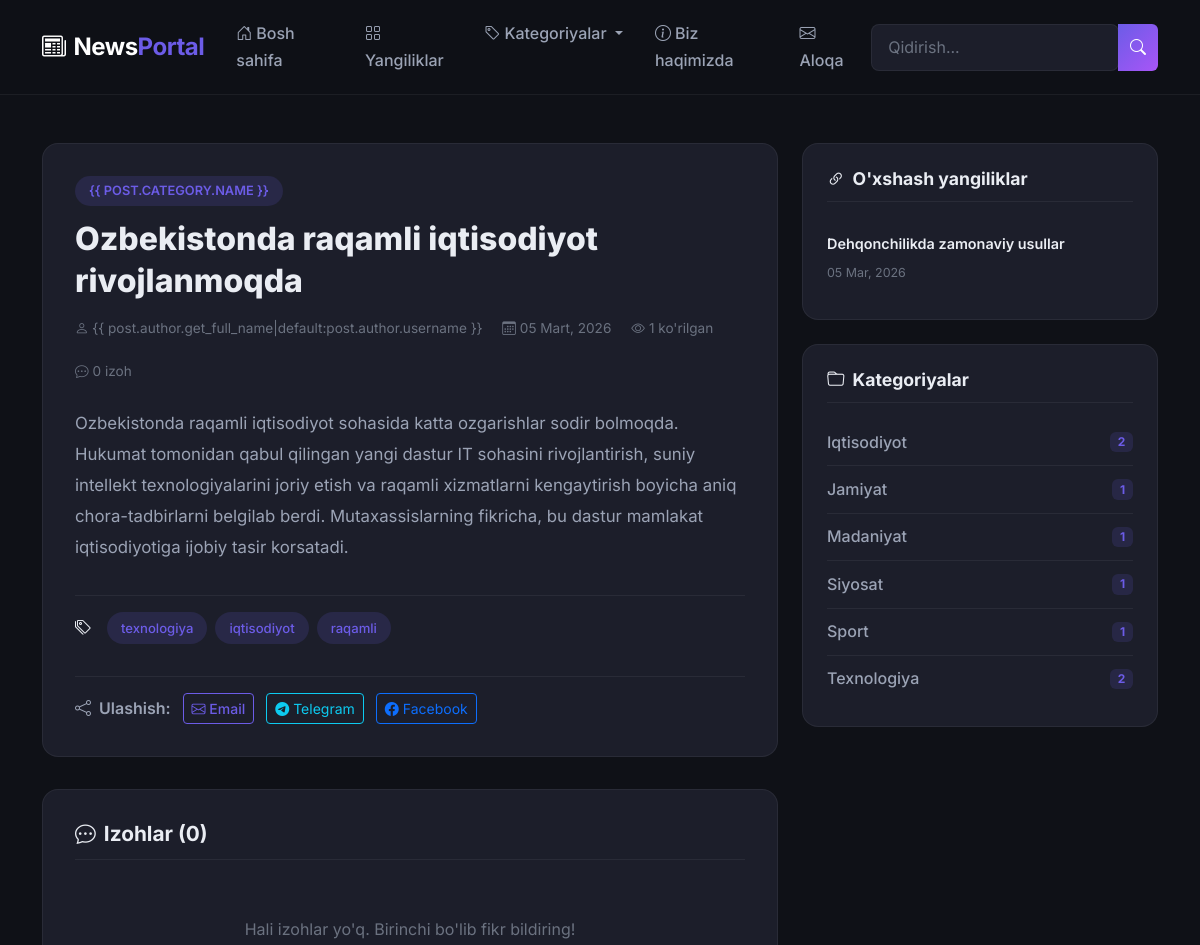
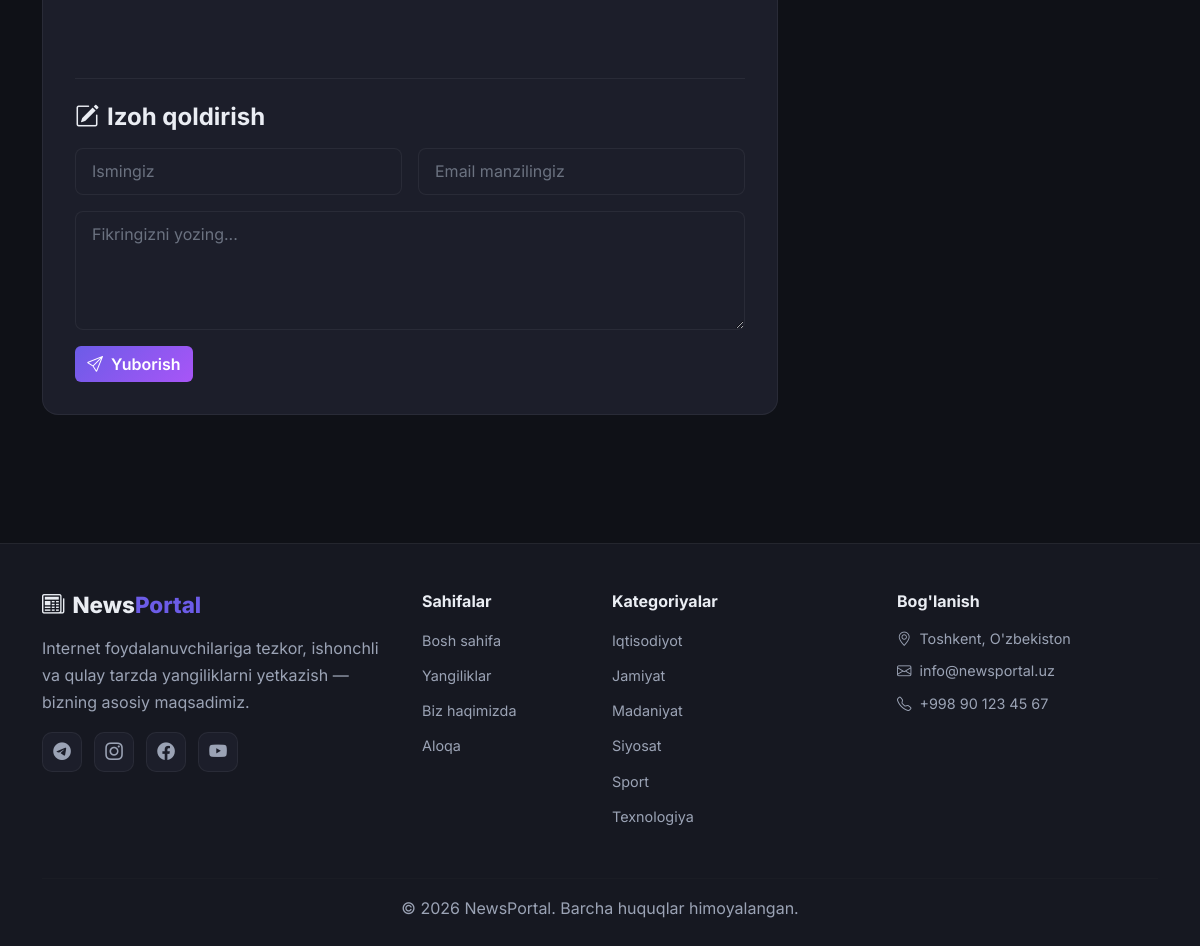
Screenshot of /yangilik/raqamli-iqtisodiyot/ with the database file from the repository (2 pictures, top to bottom).
### news/models.py (models this page shows, shortened)
class Post(models.Model):
    STATUS_CHOICES = (
        ('draft', 'Qoralama'),
        ('published', 'Nashr qilingan'),
    )
    title = models.CharField(max_length=300)
    slug = models.SlugField(max_length=300, unique_for_date='publish')
    body = models.TextField()
    image = models.ImageField(upload_to='posts/%Y/%m/%d/', blank=True, null=True)
    author = models.ForeignKey(User, on_delete=models.CASCADE, related_name='news_posts')
    category = models.ForeignKey(Category, on_delete=models.SET_NULL, null=True, blank=True, related_name='posts')
    tags = models.CharField(max_length=500, blank=True, help_text="Vergul bilan ajrating: sport, texnologiya, ilm-fan")
    status = models.CharField(max_length=10, choices=STATUS_CHOICES, default='draft')
    publish = models.DateTimeField(default=timezone.now)
    created = models.DateTimeField(auto_now_add=True)
    updated = models.DateTimeField(auto_now=True)
    views_count = models.PositiveIntegerField(default=0)
    class Meta:
        ordering = ['-publish']
    def get_absolute_url(self):
        return reverse('news:post_detail', args=[self.slug])
    def get_tags_list(self):
        if self.tags:
            return [tag.strip() for tag in self.tags.split(',') if tag.strip()]
        return []

class Category(models.Model):
    name = models.CharField(max_length=200)
    slug = models.SlugField(max_length=200, unique=True)
    class Meta:
        ordering = ['name']
        verbose_name_plural = 'categories'
    def get_absolute_url(self):
        return reverse('news:category', args=[self.slug])

### news/views.py (the view)
# urls.py: path('yangilik/<slug:slug>/', views.post_detail, name='post_detail'),
def post_detail(request, slug):
    post = get_object_or_404(Post, slug=slug, status='published')
    ip = get_client_ip(request)
    _, created = PostView.objects.get_or_create(post=post, ip_address=ip)
    if created:
        Post.objects.filter(pk=post.pk).update(views_count=F('views_count') + 1)
    post.refresh_from_db(fields=['views_count'])
    comments = post.comments.filter(active=True)
    commented = request.GET.get('commented') == '1'
    if request.method == 'POST':
        comment_form = CommentForm(data=request.POST)
        if comment_form.is_valid():
            new_comment = comment_form.save(commit=False)
            new_comment.post = post
            new_comment.save()
            return redirect(post.get_absolute_url() + '?commented=1#comments')
    else:
        comment_form = CommentForm()
    similar_posts = Post.objects.filter(
        status='published', category=post.category
    ).exclude(id=post.id)[:4] if post.category else Post.objects.none()
    return render(request, 'news/post_detail.html', {
        'post': post,
        'comments': comments,
        'commented': commented,
        'comment_form': comment_form,
        'similar_posts': similar_posts,
    })

### news/forms.py
class CommentForm(forms.ModelForm):
    class Meta:
        model = Comment
        fields = ['name', 'email', 'body']
        widgets = {
            'name': forms.TextInput(attrs={
                'class': 'form-control',
                'placeholder': 'Ismingiz',
            }),
            'email': forms.EmailInput(attrs={
                'class': 'form-control',
                'placeholder': 'Email manzilingiz',
            }),
            'body': forms.Textarea(attrs={
                'class': 'form-control',
                'placeholder': 'Fikringizni yozing...',
                'rows': 4,
            }),
        }

### news/context_processors.py (called while the page is built)
def categories_processor(request):
    return {
        'all_categories': Category.objects.all(),
    }

### news/views.py (called while the page is built)
def get_client_ip(request):
    x_forwarded_for = request.META.get('HTTP_X_FORWARDED_FOR')
    if x_forwarded_for:
        ip = x_forwarded_for.split(',')[0].strip()
    else:
        ip = request.META.get('REMOTE_ADDR')
    return ip

### news/templates/news/post_detail.html (shortened to what this page needs)
{% extends "news/base.html" %}
{% block content %}
<section class="py-5">
    <div class="container">
        <div class="row">
            <div class="col-lg-8">
                <article class="article-detail">
                    <div class="article-header">
                        {% if post.category %}
                        <a href="{{ post.category.get_absolute_url }}" class="article-category">{{ post.category.name
                            }}</a>
                        {% endif %}
                        <h1 class="article-title">{{ post.title }}</h1>
                        <div class="article-meta">
                            <span><i class="bi bi-person me-1"></i>{{
                                post.author.get_full_name|default:post.author.username }}</span>
                            <span><i class="bi bi-calendar3 me-1"></i>{{ post.publish|date:"d F, Y" }}</span>
                            <span><i class="bi bi-eye me-1"></i>{{ post.views_count }} ko'rilgan</span>
                            <span><i class="bi bi-chat-dots me-1"></i>{{ comments.count }} izoh</span>
                        </div>
                    </div>
                    <div class="article-body">
                        {{ post.body|linebreaks }}
                    </div>
                    {% if post.get_tags_list %}
                    <div class="article-tags">
                        <i class="bi bi-tags me-2"></i>
                        {% for tag in post.get_tags_list %}
                        <a href="{% url 'news:tag_posts' tag %}" class="tag-link">{{ tag }}</a>
                        {% endfor %}
                    </div>
                    {% endif %}
                    <div class="article-share">
                        <span class="share-label"><i class="bi bi-share me-2"></i>Ulashish:</span>
                        <a href="{% url 'news:post_share' post.slug %}" class="btn btn-sm btn-outline-accent"
                            title="Email orqali ulashish">
                            <i class="bi bi-envelope"></i> Email
                        </a>
                        <a href="https://t.me/share/url?url={{ request.build_absolute_uri }}" target="_blank"
                            class="btn btn-sm btn-outline-info">
                            <i class="bi bi-telegram"></i> Telegram
                        </a>
                        <a href="https://www.facebook.com/sharer/sharer.php?u={{ request.build_absolute_uri }}"
                            target="_blank" class="btn btn-sm btn-outline-primary">
                            <i class="bi bi-facebook"></i> Facebook
                        </a>
                    </div>
                </article>
                <div class="comments-section" id="comments">
                    <h3 class="section-title"><i class="bi bi-chat-dots me-2"></i>Izohlar ({{ comments.count }})</h3>
                    {% for comment in comments %}
                    <div class="comment-item">
                        <div class="comment-header">
                            <div class="comment-avatar">{{ comment.name|first|upper }}</div>
                            <div>
                                <strong>{{ comment.name }}</strong>
                                <small class="text-muted ms-2">{{ comment.created|date:"d M, Y H:i" }}</small>
                            </div>
                        </div>
                        <div class="comment-body">{{ comment.body|linebreaks }}</div>
                    </div>
                    {% empty %}
                    <div class="empty-state-sm">
                        <p>Hali izohlar yo'q. Birinchi bo'lib fikr bildiring!</p>
                    </div>
                    {% endfor %}
                    <div class="comment-form-wrapper">
                        <h4><i class="bi bi-pencil-square me-2"></i>Izoh qoldirish</h4>
                        <form method="post" action="{{ post.get_absolute_url }}#comments">
                            <div class="row g-3">
                                <div class="col-md-6">
                                    {{ comment_form.name }}
                                </div>
                                <div class="col-md-6">
                                    {{ comment_form.email }}
                                </div>
                                <div class="col-12">
                                    {{ comment_form.body }}
                                </div>
                                <div class="col-12">
                                    <button type="submit" class="btn btn-accent">
                                        <i class="bi bi-send me-2"></i>Yuborish
                                    </button>
                                </div>
                            </div>
                        </form>
                    </div>
                </div>
            </div>
            <div class="col-lg-4">
                <aside class="sidebar">
                    {% if similar_posts %}
                    <div class="sidebar-widget">
                        <h4 class="widget-title"><i class="bi bi-link-45deg me-2"></i>O'xshash yangiliklar</h4>
                        {% for spost in similar_posts %}
                        <div class="sidebar-post">
                            <div>
                                <a href="{{ spost.get_absolute_url }}">{{ spost.title }}</a>
                                <small>{{ spost.publish|date:"d M, Y" }}</small>
                            </div>
                        </div>
                        {% endfor %}
                    </div>
                    {% endif %}
                    <div class="sidebar-widget">
                        <h4 class="widget-title"><i class="bi bi-folder me-2"></i>Kategoriyalar</h4>
                        <ul class="category-list">
                            {% for cat in all_categories %}
                            <li>
                                <a href="{{ cat.get_absolute_url }}">{{ cat.name }}</a>
                                <span class="badge bg-accent-subtle">{{ cat.posts.count }}</span>
                            </li>
                            {% endfor %}
                        </ul>
                    </div>
                </aside>
            </div>
        </div>
    </div>
</section>
{% endblock %}

### news/templates/news/base.html (shortened to what this page needs)
{% load static %}
<!DOCTYPE html>
<html lang="uz">
<head>
    <link href="https://cdn.jsdelivr.net/npm/bootstrap@5.3.3/dist/css/bootstrap.min.css" rel="stylesheet">
    <link href="https://cdn.jsdelivr.net/npm/bootstrap-icons@1.11.3/font/bootstrap-icons.css" rel="stylesheet">
    <link rel="stylesheet" href="{% static 'news/css/style.css' %}">
</head>
<body>
    <nav class="navbar navbar-expand-lg navbar-dark sticky-top" id="main-navbar">
        <div class="container">
            <a class="navbar-brand fw-bold" href="{% url 'news:home' %}">
                <i class="bi bi-newspaper me-2"></i>News<span class="text-accent">Portal</span>
            </a>
            <div class="collapse navbar-collapse" id="navbarNav">
                <ul class="navbar-nav me-auto">
                    <li class="nav-item">
                        <a class="nav-link" href="{% url 'news:home' %}"><i class="bi bi-house-door me-1"></i>Bosh sahifa</a>
                    </li>
                    <li class="nav-item">
                        <a class="nav-link" href="{% url 'news:post_list' %}"><i class="bi bi-grid me-1"></i>Yangiliklar</a>
                    </li>
                    <li class="nav-item dropdown">
                        <a class="nav-link dropdown-toggle" href="#" role="button" data-bs-toggle="dropdown">
                            <i class="bi bi-tag me-1"></i>Kategoriyalar
                        </a>
                    </li>
                    <li class="nav-item">
                        <a class="nav-link" href="{% url 'news:about' %}"><i class="bi bi-info-circle me-1"></i>Biz haqimizda</a>
                    </li>
                    <li class="nav-item">
                        <a class="nav-link" href="{% url 'news:contact' %}"><i class="bi bi-envelope me-1"></i>Aloqa</a>
                    </li>
                </ul>
                <form class="d-flex" action="{% url 'news:post_search' %}" method="get" id="search-form">
                    <div class="input-group">
                        <input class="form-control search-input" type="search" name="query" placeholder="Qidirish..." aria-label="Qidirish">
                        <button class="btn btn-accent" type="submit"><i class="bi bi-search"></i></button>
                    </div>
                </form>
            </div>
        </div>
    </nav>
    <main class="main-content">
        {% block content %}{% endblock %}
    </main>
    <footer class="site-footer">
        <div class="container">
            <div class="row g-4">
                <div class="col-lg-4 col-md-6">
                    <h5 class="footer-brand"><i class="bi bi-newspaper me-2"></i>News<span class="text-accent">Portal</span></h5>
                    <p class="text-muted-light">Internet foydalanuvchilariga tezkor, ishonchli va qulay tarzda yangiliklarni yetkazish — bizning asosiy maqsadimiz.</p>
                    <div class="social-links">
                        <a href="#"><i class="bi bi-telegram"></i></a>
                        <a href="#"><i class="bi bi-instagram"></i></a>
                        <a href="#"><i class="bi bi-facebook"></i></a>
                        <a href="#"><i class="bi bi-youtube"></i></a>
                    </div>
                </div>
                <div class="col-lg-2 col-md-6">
                    <h6 class="footer-title">Sahifalar</h6>
                    <ul class="footer-links">
                        <li><a href="{% url 'news:home' %}">Bosh sahifa</a></li>
                        <li><a href="{% url 'news:post_list' %}">Yangiliklar</a></li>
                        <li><a href="{% url 'news:about' %}">Biz haqimizda</a></li>
                        <li><a href="{% url 'news:contact' %}">Aloqa</a></li>
                    </ul>
                </div>
                <div class="col-lg-3 col-md-6">
                    <h6 class="footer-title">Kategoriyalar</h6>
                    <ul class="footer-links">
                        {% for cat in all_categories %}
                        <li><a href="{{ cat.get_absolute_url }}">{{ cat.name }}</a></li>
                        {% empty %}
                        <li><span class="text-muted-light">Hali kategoriya yo'q</span></li>
                        {% endfor %}
                    </ul>
                </div>
                <div class="col-lg-3 col-md-6">
                    <h6 class="footer-title">Bog'lanish</h6>
                    <ul class="footer-contact">
                        <li><i class="bi bi-geo-alt me-2"></i>Toshkent, O'zbekiston</li>
                        <li><i class="bi bi-envelope me-2"></i>info@newsportal.uz</li>
                        <li><i class="bi bi-telephone me-2"></i>+998 90 123 45 67</li>
                    </ul>
                </div>
            </div>
            <hr class="footer-divider">
            <div class="text-center">
                <p class="mb-0 text-muted-light">&copy; 2026 NewsPortal. Barcha huquqlar himoyalangan.</p>
            </div>
        </div>
    </footer>
</body>
</html>

### rows the page displays
Post: title "Ozbekistonda raqamli iqtisodiyot rivojlanmoqda", publish "05 Mart, 2026", views_count "1", body "Ozbekistonda raqamli iqtisodiyot sohasida katta ozgarishlar sodir bolmoqda. Hukumat tomonidan qabul qilingan yangi dastur IT sohasini rivojlantirish, suniy intellekt texnologiyalarini joriy etish va raqamli xizmatlarni kengaytirish boyicha aniq chora-tadbirlarni belgilab berdi. Mutaxassislarning fikricha, bu dastur mamlakat iqtisodiyotiga ijobiy tasir korsatadi."
Post: title "Dehqonchilikda zamonaviy usullar", publish "05 Mar, 2026"
Category: name "Iqtisodiyot", posts.count "2"
Category: name "Jamiyat", posts.count "1"
Category: name "Madaniyat", posts.count "1"
Category: name "Siyosat", posts.count "1"
Category: name "Sport", posts.count "1"
Category: name "Texnologiya", posts.count "2"

### other values shown
{{ comments.count }} "0"
{{ tag }} "texnologiya" "iqtisodiyot" "raqamli"
